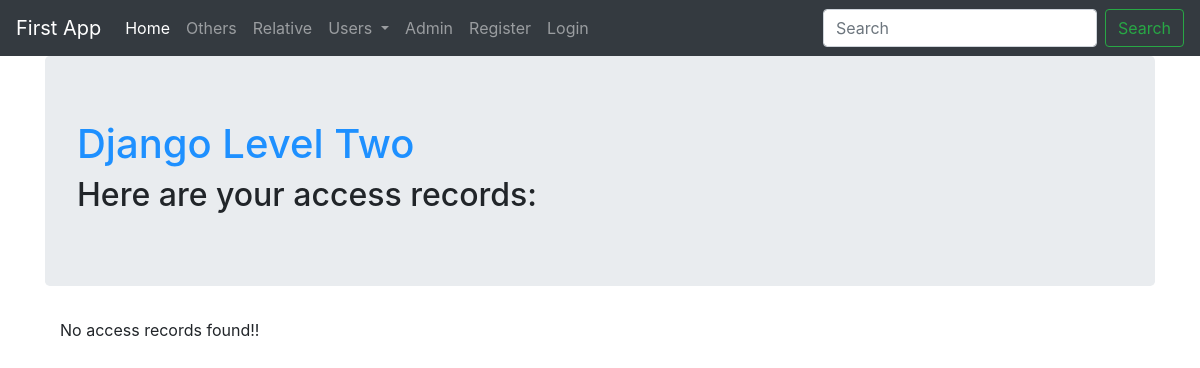
The app's page /, older data.
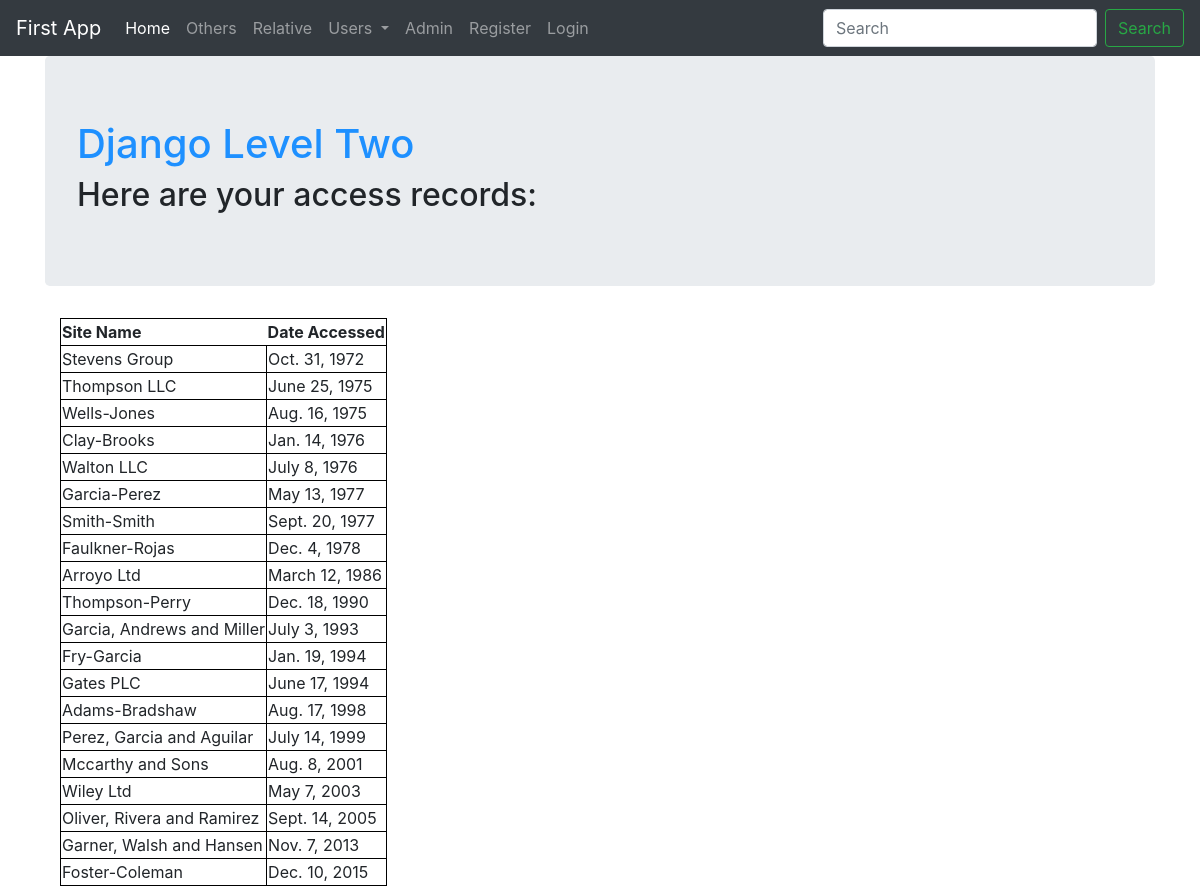
The same page, newer data.
### first_app/models.py (models this page shows, shortened)
class AccessRecord(models.Model):
    name = models.ForeignKey(Webpage)
    date = models.DateField()

class Webpage(models.Model):
    topic = models.ForeignKey(Topic)
    name = models.CharField(max_length=264, unique=True)
    url = models.URLField(unique=True)
    def __str__(self):
        return self.name

### first_app/views.py (the view)
# urls.py: url(r'^$', views.index, name='index'),
def index(request):
    webpages_list = AccessRecord.objects.order_by('date')
    date_dict = {
        'title': 'Django Level Two',
        'access_records': webpages_list
    }
    return render(request, 'first_app/index.html', context=date_dict)

### templates/first_app/index.html
{% extends 'first_app/_base.html' %}
{% block body_block %}
  <div class="jumbotron">
    <h1>{{ title }}</h1>
    <h2>Here are your access records:</h2>
  </div>
  <div class="container">
    {% if access_records %}
      <table>
        <thead>
          <th>Site Name</th>
          <th>Date Accessed</th>
        </thead>
        {% for record in access_records %}
          <tr>
            <td>{{ record.name }}</td>
            <td>{{ record.date }}</td>
          </tr>
        {% endfor %}
      </table>
    {% else %}
      <p>No access records found!!</p>
    {% endif %}
  </div>
{% endblock %}

### templates/first_app/_base.html (shortened to what this page needs)
<!DOCTYPE html>
{% load staticfiles %}
<html lang="en">
<head>
  <link rel="stylesheet"
        href="https://maxcdn.bootstrapcdn.com/bootstrap/4.0.0-beta/css/bootstrap.min.css"
>
  <link rel="stylesheet" href="{% static 'css/main.css' %}">
</head>
<body>
  <nav class="navbar sticky-top navbar-expand-md navbar-dark bg-dark justify-content-between"">
    <a class="navbar-brand" href="#">First App</a>
    <div class="collapse navbar-collapse" id="navbarNav">
      <ul class="navbar-nav mr-auto mt-2 mt-lg-0">
        <li class="nav-item active">
          <a class="nav-link" href="{% url 'index' %}">Home <span class="sr-only">(current)</span></a>
        </li>
        <li class="nav-item">
          <a class="nav-link" href="{% url 'first_app:others' %}">Others</a>
        </li>
        <li class="nav-item">
          <a class="nav-link" href="{% url 'first_app:relative' %}">Relative</a>
        </li>
        <li class="nav-item dropdown">
          <a class="nav-link dropdown-toggle" href="http://example.com" id="navbarDropdownMenuLink" data-toggle="dropdown" aria-haspopup="true" aria-expanded="false">
            Users
          </a>
        </li>
        <li class="nav-item">
          <a class="nav-link" href="{% url 'admin:index' %}">
            Admin
          </a>
        </li>
        <li>
          <a class="nav-link" href="{% url 'first_app:register' %}">
            Register
          </a>
        </li>
        {% if user.is_authenticated %}
          <li>
            <a href="{% url 'logout' %}" class="nav-link">
              Logout
            </a>
          </li>
        {% else %}
          <li>
            <a href="{% url 'first_app:user_login' %}" class="nav-link">
              Login
            </a>
          </li>
        {% endif %}
      </ul>
      <form class="form-inline my-2 my-lg-0">
        <input class="form-control mr-sm-2" type="text" placeholder="Search">
        <button class="btn btn-outline-success my-2 my-sm-0" type="submit">Search</button>
      </form>
    </div>
  </nav>
  <div class="container">
    {% block body_block %}{% endblock %}
  </div>
</body>
</html>

### static/css/main.css (style rules this page uses)
h1 { color: dodgerblue; }
table, td { border: 1px solid black; }

Row changes from the older to the newer data that the page shows:
added AccessRecord: name "Stevens Group", date "Oct. 31, 1972"
added AccessRecord: name "Thompson LLC", date "June 25, 1975"
added AccessRecord: name "Wells-Jones", date "Aug. 16, 1975"
added AccessRecord: name "Clay-Brooks", date "Jan. 14, 1976"
added AccessRecord: name "Walton LLC", date "July 8, 1976"
added AccessRecord: name "Garcia-Perez", date "May 13, 1977"
added AccessRecord: name "Smith-Smith", date "Sept. 20, 1977"
added AccessRecord: name "Faulkner-Rojas", date "Dec. 4, 1978"
added AccessRecord: name "Arroyo Ltd", date "March 12, 1986"
added AccessRecord: name "Thompson-Perry", date "Dec. 18, 1990"
added AccessRecord: name "Garcia, Andrews and Miller", date "July 3, 1993"
added AccessRecord: name "Fry-Garcia", date "Jan. 19, 1994"
added AccessRecord: name "Gates PLC", date "June 17, 1994"
added AccessRecord: name "Adams-Bradshaw", date "Aug. 17, 1998"
added AccessRecord: name "Perez, Garcia and Aguilar", date "July 14, 1999"
added AccessRecord: name "Mccarthy and Sons", date "Aug. 8, 2001"
added AccessRecord: name "Wiley Ltd", date "May 7, 2003"
added AccessRecord: name "Oliver, Rivera and Ramirez", date "Sept. 14, 2005"
added AccessRecord: name "Garner, Walsh and Hansen", date "Nov. 7, 2013"
added AccessRecord: name "Foster-Coleman", date "Dec. 10, 2015"
Text that changed along with them:
text no longer shown: "No access records found!!"
text now shown: "Site Name Date Accessed"
